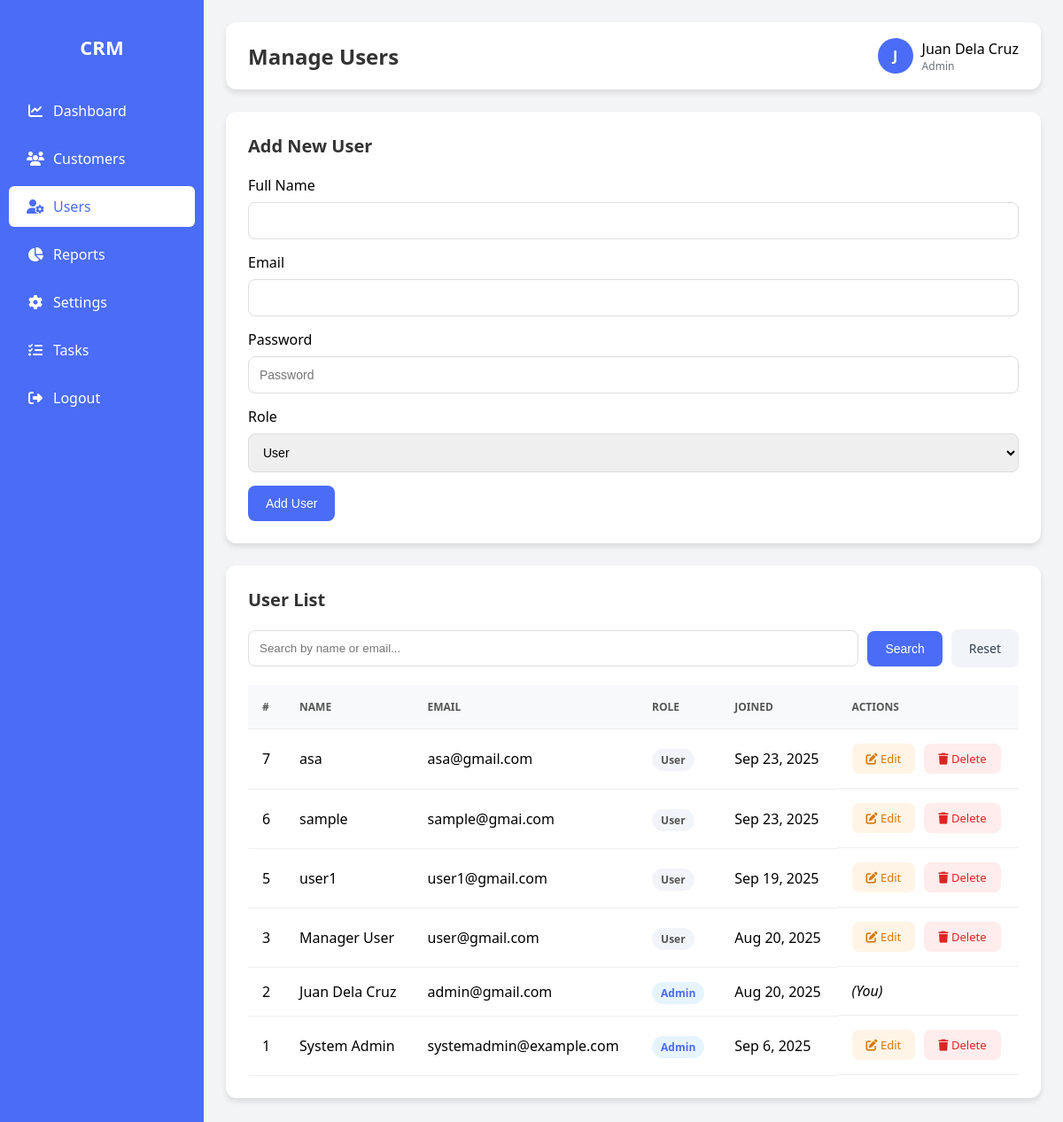
Page /users.php (signed in) on the earlier database version.
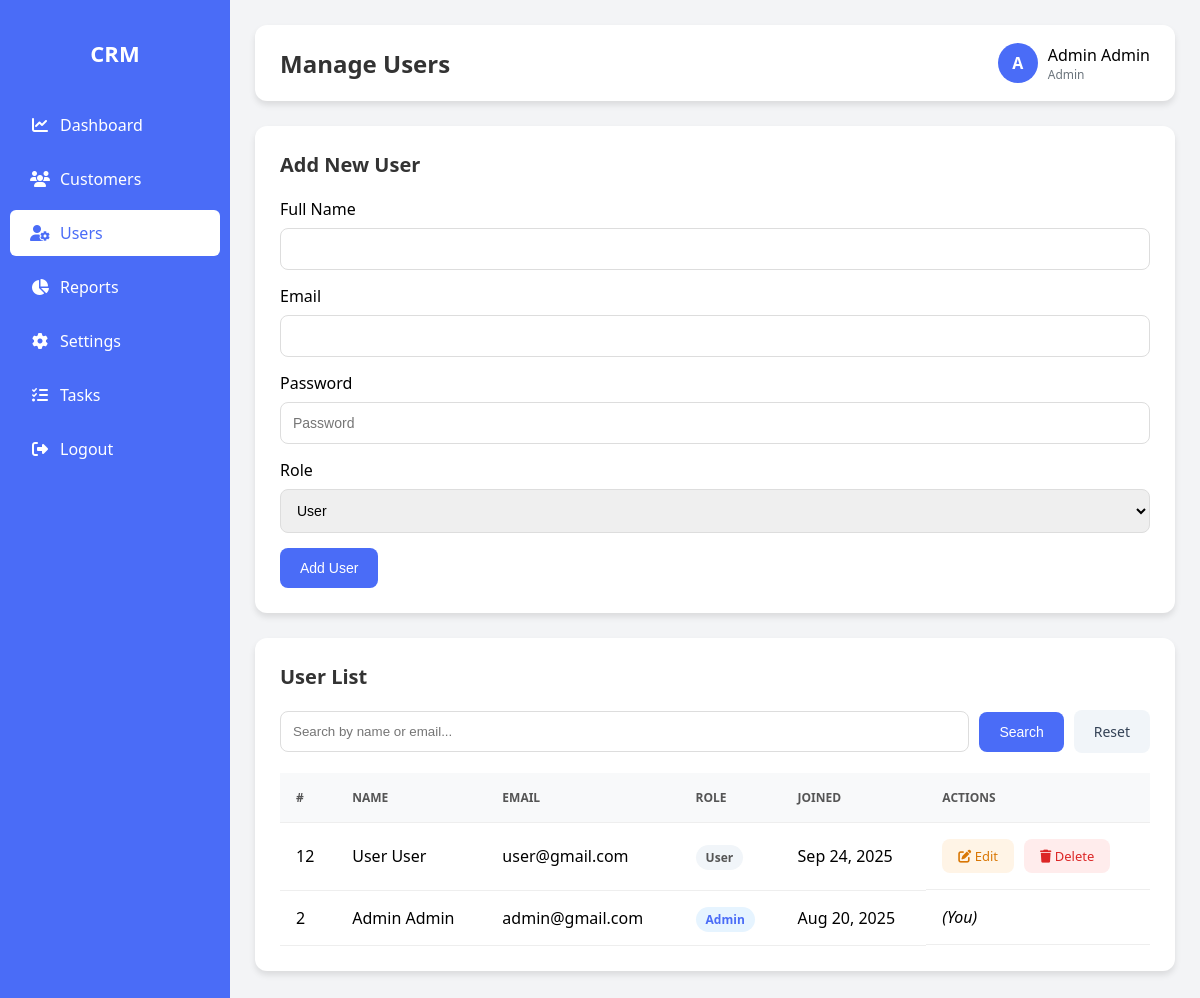
Same page on the later database version.
### tables this page shows
CREATE TABLE `users` (
  `id` int(11) NOT NULL,
  `name` varchar(100) NOT NULL,
  `email` varchar(100) NOT NULL,
  `password` varchar(255) NOT NULL,
  `role` enum('admin','user') DEFAULT 'user',
  `created_at` timestamp NOT NULL DEFAULT current_timestamp(),
  `updated_at` timestamp NOT NULL DEFAULT current_timestamp() ON UPDATE current_timestamp()
);

### functions.php (called while the page is built, shortened)
<?php
function getUserDetails($user_id) {
    global $conn;
    $sql = "SELECT * FROM users WHERE id = ?";
    $stmt = $conn->prepare($sql);
    $stmt->bind_param("i", $user_id);
    $stmt->execute();
    $result = $stmt->get_result();
    if ($result->num_rows > 0) {
        $user = $result->fetch_assoc();
        $name_parts = explode(' ', $user['name'], 2);
        $user['first_name'] = $name_parts[0] ?? '';
        $user['last_name'] = $name_parts[1] ?? '';
        return $user;
    }
    return null;
}
?>

### users.php (the view, shortened to what this page needs)
<?php
include 'config.php';
include 'functions.php';
$user_id = $_SESSION['user_id'];
$user_data = getUserDetails($user_id);
$user_name = $user_data['name'];
$role = $user_data['role'];
$search_term = $_GET['search'] ?? '';
if (!empty($search_term)) {
    $search_like = "%" . $search_term . "%";
    $stmt = $conn->prepare("SELECT id, name, email, role, created_at FROM users WHERE name LIKE ? OR email LIKE ? ORDER BY id DESC");
    $stmt->bind_param("ss", $search_like, $search_like);
    $stmt->execute();
    $result = $stmt->get_result();
    $stmt->close();
} else {
    $result = $conn->query("SELECT id, name, email, role, created_at FROM users ORDER BY id DESC");
}
$editUser = null;
?>
<!DOCTYPE html>
<html lang="en">
<head>
    <link rel="stylesheet" href="https://cdnjs.cloudflare.com/ajax/libs/font-awesome/6.4.0/css/all.min.css">
</head>
<body>
    <?php include 'sidebar.php'; ?>
    <div class="main-content">
        <div class="header">
            <h2>Manage Users</h2>
            <div class="header-actions">
                <div class="user-profile">
                    <div class="user-avatar"><?= strtoupper(substr($user_name, 0, 1)); ?></div>
                    <div>
                        <div style="font-weight: 500;"><?= htmlspecialchars($user_name); ?></div>
                        <div style="font-size: 12px; color: var(--secondary);"><?= ucfirst($role); ?></div>
                    </div>
                </div>
            </div>
        </div>
        <div class="card">
            <h3><?php echo $editUser ? 'Edit User' : 'Add New User'; ?></h3>
            <form method="POST">
                <div class="form-group">
                    <label for="name">Full Name</label>
                    <input type="text" id="name" name="name" value="<?= htmlspecialchars($editUser['name'] ?? ''); ?>" required>
                </div>
                <div class="form-group">
                    <label for="email">Email</label>
                    <input type="email" id="email" name="email" value="<?= htmlspecialchars($editUser['email'] ?? ''); ?>" required>
                </div>
                <div class="form-group">
                    <label for="password">Password</label>
                    <input type="password" id="password" name="password" placeholder="<?php echo $editUser ? 'Enter new password' : 'Password'; ?>" required>
                </div>
                <div class="form-group">
                    <label for="role">Role</label>
                    <select id="role" name="role" required>
                        <option value="user" <?= ($editUser['role'] ?? 'user') === 'user' ? 'selected' : ''; ?>>User</option>
                    </select>
                </div>
                <?php if ($editUser): ?>
                    <button type="submit" name="update_user" class="btn btn-primary">Update User</button>
                    <a href="users.php" class="btn btn-secondary">Cancel</a>
                <?php else: ?>
                    <button type="submit" name="add_user" class="btn btn-primary">Add User</button>
                <?php endif; ?>
            </form>
        </div>
        <div class="card">
            <h3>User List</h3>
            <form method="GET" class="search-bar">
                <input type="text" name="search" placeholder="Search by name or email..." value="<?= htmlspecialchars($search_term); ?>">
                <button type="submit" class="btn btn-primary">Search</button>
                <a href="users.php" class="btn btn-secondary">Reset</a>
            </form>
            <table>
                <thead>
                    <tr>
                        <th>#</th>
                        <th>Name</th>
                        <th>Email</th>
                        <th>Role</th>
                        <th>Joined</th>
                        <th>Actions</th>
                    </tr>
                </thead>
                <tbody>
                    <?php while ($row = $result->fetch_assoc()): ?>
                    <tr>
                        <td><?= $row['id']; ?></td>
                        <td><?= htmlspecialchars($row['name']); ?></td>
                        <td><?= htmlspecialchars($row['email']); ?></td>
                        <td><span class="role-badge role-<?= $row['role']; ?>"><?= ucfirst($row['role']); ?></span></td>
                        <td><?= date("M j, Y", strtotime($row['created_at'])); ?></td>
                        <td class="action-cell">
                            <?php if ($row['id'] != $_SESSION['user_id']): ?>
                                <a href="users.php?edit=<?= $row['id']; ?>" class="btn btn-edit"><i class="fas fa-edit"></i> Edit</a>
                                <a href="users.php?delete=<?= $row['id']; ?>" class="btn btn-delete" onclick="return confirm('Delete this user?');"><i class="fas fa-trash"></i> Delete</a>
                            <?php else: ?>
                                <em>(You)</em>
                            <?php endif; ?>
                        </td>
                    </tr>
                    <?php endwhile; ?>
                </tbody>
            </table>
        </div>
    </div>
</body>
</html>

### sidebar.php (shortened to what this page needs)
<?php
$currentPage = basename($_SERVER['PHP_SELF']);
?>
<div class="sidebar">
    <h2>CRM</h2>
    <a href="dashboard.php" class="<?php echo ($currentPage == 'dashboard.php') ? 'active' : ''; ?>">
        <i class="fas fa-chart-line"></i> <span>Dashboard</span>
    </a>
    <a href="customers.php" class="<?php echo ($currentPage == 'customers.php' || $currentPage == 'edit_customer.php') ? 'active' : ''; ?>">
        <i class="fas fa-users"></i> <span>Customers</span>
    </a>
    <?php if (isset($role) && $role === 'admin') : ?>
        <a href="users.php" class="<?php echo ($currentPage == 'users.php') ? 'active' : ''; ?>">
            <i class="fas fa-user-cog"></i> <span>Users</span>
        </a>
        <a href="reports.php" class="<?php echo ($currentPage == 'reports.php') ? 'active' : ''; ?>">
            <i class="fas fa-chart-pie"></i> <span>Reports</span>
        </a>
    <?php endif; ?>
    <a href="settings.php" class="<?php echo ($currentPage == 'settings.php') ? 'active' : ''; ?>">
        <i class="fas fa-cog"></i> <span>Settings</span>
    <a href="task.php" class="<?php echo ($currentPage == 'task.php') ? 'active' : ''; ?>">
        <i class="fas fa-tasks"></i> <span>Tasks</span>
    </a>
    <a href="logout.php">
        <i class="fas fa-sign-out-alt"></i> <span>Logout</span>
    </a>
</div>

### users.php (style rules this page uses)
.header { background: white; padding: 18px 25px; border-radius: var(--border-radius); box-shadow: var(--box-shadow); margin-bottom: 25px; display: flex; justify-content: space-between; align-items: center; }
.header h2 { margin: 0; font-size: 24px; color: #333; }
.header-actions { display: flex; align-items: center; gap: 15px; }
.user-profile { display: flex; align-items: center; gap: 10px; }
.user-avatar { width: 40px; height: 40px; border-radius: 50%; background: var(--primary); color: white; display: flex; justify-content: center; align-items: center; font-weight: bold; }
.card { background: white; padding: 25px; border-radius: var(--border-radius); box-shadow: var(--box-shadow); margin-bottom: 25px; }
.card h3 { margin-top: 0; margin-bottom: 20px; font-size: 20px; color: #333; }
.form-group { margin-bottom: 15px; }
.form-group label { display: block; margin-bottom: 8px; font-weight: 500; }
.form-group input, .form-group select { width: 100%; padding: 12px; border: 1px solid #ddd; border-radius: 8px; font-size: 14px; box-sizing: border-box; }
.btn { padding: 12px 20px; border: none; border-radius: 8px; cursor: pointer; font-size: 14px; font-weight: 500; text-decoration: none; display: inline-block; }
.btn-primary { background-color: var(--primary); color: white; }
.btn-secondary { background-color: #f1f5f9; color: #334155; }
.btn-edit { background: #fff4e6; color: #d97706; padding: 8px 16px; font-size: 13px; }
.btn-delete { background: #ffecec; color: #dc2626; padding: 8px 16px; font-size: 13px; }
.search-bar { display: flex; gap: 10px; align-items: center; margin-bottom: 20px; }
.search-bar input { flex-grow: 1; padding: 12px; border-radius: 8px; border: 1px solid #ddd; }
table { width: 100%; border-collapse: collapse; margin-top: 15px; }
table th, table td { padding: 16px; text-align: left; border-bottom: 1px solid #eee; }
table th { background: #f8f9fa; color: #555; font-size: 12px; font-weight: 600; text-transform: uppercase; }
.role-badge { padding: 4px 10px; border-radius: 15px; font-size: 12px; font-weight: bold; }
.role-admin { background-color: #e6f4ff; color: var(--primary); }
.role-user { background-color: #f1f5f9; color: #555; }
.action-cell { display: flex; gap: 10px; }

### sidebar.php (style rules this page uses)
:root { --primary: #4a6cf7; --primary-dark: #3a5ad9; --secondary: #6c757d; --success: #28a745; --warning: #ffc107; --danger: #dc3545; --light: #f8f9fa; --dark: #343a40; --sidebar-width: 230px; --border-radius: 12px; --box-shadow: 0 4px 6px rgba(0, 0, 0, 0.1); --transition: all 0.3s ease; }
body { margin: 0; font-family: 'Segoe UI', Tahoma, Geneva, Verdana, sans-serif; display: flex; min-height: 100vh; background: #f3f4f6; }
.sidebar { width: var(--sidebar-width); background: var(--primary); color: white; display: flex; flex-direction: column; padding-top: 20px; transition: var(--transition); z-index: 1000; flex-shrink: 0; }
.sidebar h2 { text-align: center; margin-bottom: 30px; font-size: 22px; padding: 0 15px; }
.sidebar a { color: white; padding: 12px 20px; text-decoration: none; display: flex; align-items: center; transition: var(--transition); border-radius: 6px; margin: 4px 10px; }
.sidebar a i { margin-right: 10px; width: 20px; text-align: center; }
.sidebar a.active { background: white; color: var(--primary); }
.main-content { flex: 1; overflow-y: auto; padding: 25px; }

Differences in the rows shown:
removed users: id "7", name "asa", email "asa@gmail.com", role "User", created_at "Sep 23, 2025"
removed users: id "6", name "sample", email "sample@gmai.com", role "User", created_at "Sep 23, 2025"
removed users: id "5", name "user1", email "user1@gmail.com", role "User", created_at "Sep 19, 2025"
removed users: id "3", name "Manager User", email "user@gmail.com", role "User", created_at "Aug 20, 2025"
removed users: id "1", name "System Admin", email "systemadmin@example.com", role "Admin", created_at "Sep 6, 2025"
changed users "admin@gmail.com": name "J" → "A"; name "Juan Dela Cruz" → "Admin Admin"
added users: id "12", name "User User", email "user@gmail.com", role "User", created_at "Sep 24, 2025"
